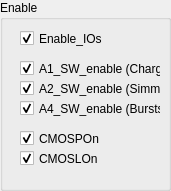
     <widget class="QGroupBox" name="groupBox_35">
      <property name="geometry">
       <rect>
        <x>20</x>
        <y>360</y>
        <width>171</width>
        <height>191</height>
       </rect>
      </property>
      <property name="title">
       <string>Enable</string>
      </property>
      <widget class="QCheckBox" name="A1_SW_enable">
       <property name="geometry">
        <rect>
         <x>20</x>
         <y>60</y>
         <width>141</width>
         <height>17</height>
        </rect>
       </property>
       <property name="text">
        <string>A1_SW_enable (Charge)</string>
       </property>
       <property name="checked">
        <bool>true</bool>
       </property>
      </widget>
      <widget class="QCheckBox" name="A2_SW_enable">
       <property name="geometry">
        <rect>
         <x>20</x>
         <y>80</y>
         <width>141</width>
         <height>17</height>
        </rect>
       </property>
       <property name="text">
        <string>A2_SW_enable (Simmer)</string>
       </property>
       <property name="checked">
        <bool>true</bool>
       </property>
      </widget>
      <widget class="QCheckBox" name="A4_SW_enable">
       <property name="geometry">
        <rect>
         <x>20</x>
         <y>100</y>
         <width>141</width>
         <height>17</height>
        </rect>
       </property>
       <property name="text">
        <string>A4_SW_enable (Bursts)</string>
       </property>
       <property name="checked">
        <bool>true</bool>
       </property>
      </widget>
      <widget class="QCheckBox" name="CMOSPOn">
       <property name="geometry">
        <rect>
         <x>20</x>
         <y>130</y>
         <width>141</width>
         <height>17</height>
        </rect>
       </property>
       <property name="text">
        <string>CMOSPOn</string>
       </property>
       <property name="checked">
        <bool>true</bool>
       </property>
      </widget>
      <widget class="QCheckBox" name="CMOSLOn">
       <property name="geometry">
        <rect>
         <x>20</x>
         <y>150</y>
         <width>141</width>
         <height>17</height>
        </rect>
       </property>
       <property name="text">
        <string>CMOSLOn</string>
       </property>
       <property name="checked">
        <bool>true</bool>
       </property>
      </widget>
      <widget class="QCheckBox" name="Enable_IOs">
       <property name="geometry">
        <rect>
         <x>20</x>
         <y>30</y>
         <width>141</width>
         <height>17</height>
        </rect>
       </property>
       <property name="text">
        <string>Enable_IOs</string>
       </property>
       <property name="checked">
        <bool>true</bool>
       </property>
      </widget>
     </widget>
